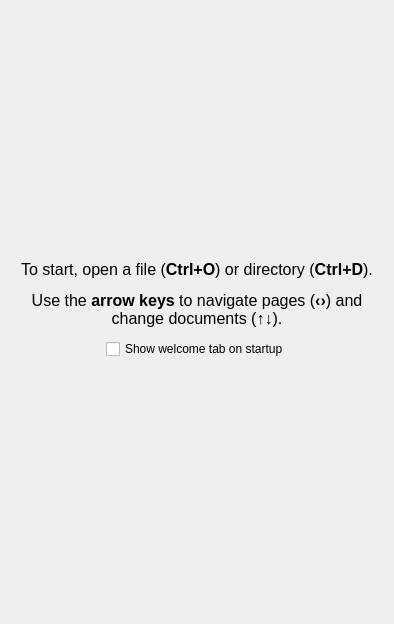
<?xml version="1.0" encoding="UTF-8"?>
<ui version="4.0">
 <class>WelcomeTab</class>
 <widget class="QWidget" name="WelcomeTab">
  <property name="geometry">
   <rect>
    <x>0</x>
    <y>0</y>
    <width>394</width>
    <height>624</height>
   </rect>
  </property>
  <property name="windowTitle">
   <string>Form</string>
  </property>
  <layout class="QVBoxLayout" name="verticalLayout_2">
   <item>
    <layout class="QVBoxLayout" name="verticalLayout">
     <item>
      <spacer name="verticalSpacer">
       <property name="orientation">
        <enum>Qt::Vertical</enum>
       </property>
       <property name="sizeHint" stdset="0">
        <size>
         <width>20</width>
         <height>40</height>
        </size>
       </property>
      </spacer>
     </item>
     <item>
      <widget class="QLabel" name="label_2">
       <property name="maximumSize">
        <size>
         <width>16777215</width>
         <height>150</height>
        </size>
       </property>
       <property name="lineWidth">
        <number>1</number>
       </property>
       <property name="text">
        <string>&lt;html&gt;&lt;head/&gt;&lt;body&gt;&lt;p align=&quot;center&quot;&gt;&lt;span style=&quot; font-size:12pt;&quot;&gt;To start, open a file (&lt;/span&gt;&lt;span style=&quot; font-size:12pt; font-weight:600;&quot;&gt;Ctrl+O&lt;/span&gt;&lt;span style=&quot; font-size:12pt;&quot;&gt;) or directory (&lt;/span&gt;&lt;span style=&quot; font-size:12pt; font-weight:600;&quot;&gt;Ctrl+D&lt;/span&gt;&lt;span style=&quot; font-size:12pt;&quot;&gt;).&lt;/span&gt;&lt;/p&gt;&lt;p align=&quot;center&quot;&gt;&lt;span style=&quot; font-size:12pt;&quot;&gt;Use the &lt;/span&gt;&lt;span style=&quot; font-size:12pt; font-weight:600;&quot;&gt;arrow keys&lt;/span&gt;&lt;span style=&quot; font-size:12pt;&quot;&gt; to navigate pages (&lt;/span&gt;&lt;span style=&quot; font-size:12pt; font-weight:600;&quot;&gt;‹›&lt;/span&gt;&lt;span style=&quot; font-size:12pt;&quot;&gt;) and change documents (↑↓).&lt;/span&gt;&lt;/p&gt;&lt;/body&gt;&lt;/html&gt;</string>
       </property>
       <property name="textFormat">
        <enum>Qt::RichText</enum>
       </property>
       <property name="scaledContents">
        <bool>true</bool>
       </property>
       <property name="alignment">
        <set>Qt::AlignCenter</set>
       </property>
       <property name="wordWrap">
        <bool>true</bool>
       </property>
       <property name="margin">
        <number>5</number>
       </property>
      </widget>
     </item>
     <item>
      <layout class="QHBoxLayout" name="horizontalLayout">
       <item>
        <spacer name="horizontalSpacer">
         <property name="orientation">
          <enum>Qt::Horizontal</enum>
         </property>
         <property name="sizeHint" stdset="0">
          <size>
           <width>40</width>
           <height>20</height>
          </size>
         </property>
        </spacer>
       </item>
       <item>
        <widget class="QCheckBox" name="showWelcomeCheckbox">
         <property name="minimumSize">
          <size>
           <width>0</width>
           <height>30</height>
          </size>
         </property>
         <property name="text">
          <string>Show welcome tab on startup</string>
         </property>
         <property name="checked">
          <bool>false</bool>
         </property>
        </widget>
       </item>
       <item>
        <spacer name="horizontalSpacer_2">
         <property name="orientation">
          <enum>Qt::Horizontal</enum>
         </property>
         <property name="sizeHint" stdset="0">
          <size>
           <width>40</width>
           <height>20</height>
          </size>
         </property>
        </spacer>
       </item>
      </layout>
     </item>
     <item>
      <spacer name="verticalSpacer_2">
       <property name="orientation">
        <enum>Qt::Vertical</enum>
       </property>
       <property name="sizeHint" stdset="0">
        <size>
         <width>20</width>
         <height>40</height>
        </size>
       </property>
      </spacer>
     </item>
    </layout>
   </item>
  </layout>
 </widget>
 <resources/>
 <connections/>
</ui>
